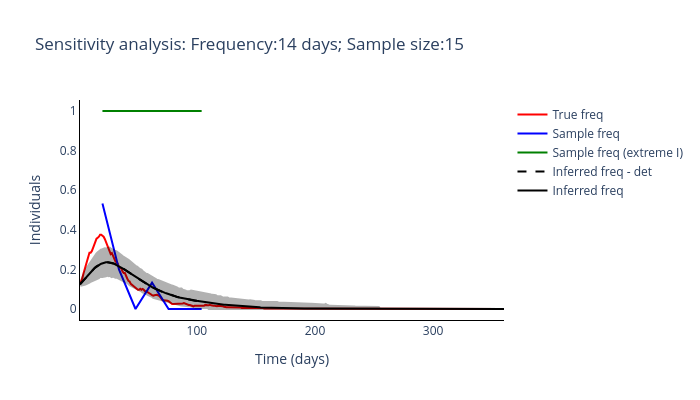
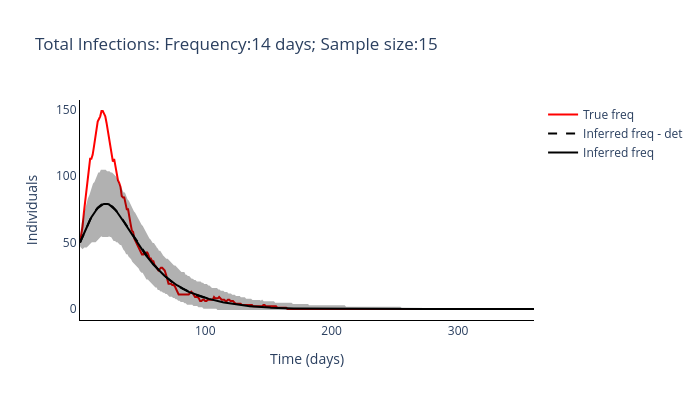

The notebook cell saved with these charts, in order:
### Markdown cell above
#### Run optimisation-based inference method for multiple sampling protcols

### Code cell
routine_run(freq_samplying_range[0], sample_size_range[0])

### Figure 1 — Plotly figure (JSON) as saved in the notebook; plotly's stock layout.template omitted (floating-point values rounded to 4 significant figures; data arrays with more than 128 entries replaced by an {"elided": "..."} marker saying what was removed)
{"data": [{"line": {"color": "red"}, "mode": "lines", "name": "True freq", "type": "scatter", "x": {"elided": "360 int values"}, "y": {"elided": "360 float values"}}, {"line": {"color": "blue"}, "mode": "lines", "name": "Sample freq", "type": "scatter", "x": [20, 34, 48, 62, 76, 90, 104], "y": [0.5333, 0.2, 0, 0.1333, 0, 0, 0]}, {"line": {"color": "green"}, "mode": "lines", "name": "Sample freq (extreme I)", "type": "scatter", "x": [20, 34, 48, 62, 76, 90, 104], "y": [1, 1, 1, 1, 1, 1, 1]}, {"line": {"color": "black", "dash": "dash"}, "mode": "lines", "name": "Inferred freq - det", "type": "scatter", "x": {"elided": "360 int values"}, "y": [0.125, 0.1319, 0.139, 0.1461, 0.1532, 0.1603, 0.1674, 0.1743, 0.1811, 0.1876, 0.1939, 0.1999, 0.2055, 0.2107, 0.2154, 0.2197, 0.2236, 0.2269, 0.2297, 0.232, 0.2338, 0.235, 0.2358, 0.2361, 0.236, 0.2354, 0.2345, 0.2331, 0.2313, 0.2292, 0.2267, 0.224, 0.221, 0.2178, 0.2144, 0.2109, 0.2073, 0.2036, 0.1998, 0.1959, 0.192, 0.188, 0.184, 0.18, 0.1759, 0.1717, 0.1675, 0.1632, 0.159, 0.1548, 0.1507, 0.1466, 0.1427, 0.1388, 0.1349, 0.1312, 0.1275, 0.124, 0.1205, 0.1172, 0.1139, 0.1107, 0.1076, 0.1046, 0.1017, 0.0988, 0.09604, 0.09335, 0.09075, 0.08822, 0.08578, 0.08341, 0.08112, 0.07891, 0.07677, 0.07469, 0.07269, 0.07075, 0.06887, 0.06706, 0.0653, 0.0636, 0.06195, 0.06035, 0.05879, 0.05728, 0.0558, 0.05434, 0.05292, 0.05154, 0.05019, 0.04888, 0.04761, 0.04639, 0.0452, 0.04406, 0.04295, 0.04188, 0.04085, 0.03984, 0.03886, 0.0379, 0.03695, 0.03602]}, {"line": {"color": "black"}, "mode": "lines", "name": "Inferred freq", "type": "scatter", "x": {"elided": "360 int values"}, "y": {"elided": "360 float values"}}, {"fill": "toself", "fillcolor": "black", "line": {"color": "black"}, "mode": "lines", "name": "Inferred freq", "opacity": 0.3, "showlegend": false, "type": "scatter", "x": {"elided": "720 int values"}, "y": {"elided": "720 float values"}}], "layout": {"height": 400, "plot_bgcolor": "white", "title": {"text": "Sensitivity analysis: Frequency:14 days; Sample size:15"}, "width": 700, "xaxis": {"linecolor": "black", "title": {"text": "Time (days)"}}, "yaxis": {"linecolor": "black", "title": {"text": "Individuals"}}}}

### Figure 2 — Plotly figure (JSON) as saved in the notebook; plotly's stock layout.template omitted (floating-point values rounded to 4 significant figures; data arrays with more than 128 entries replaced by an {"elided": "..."} marker saying what was removed)
{"data": [{"line": {"color": "red"}, "mode": "lines", "name": "True freq", "type": "scatter", "x": {"elided": "360 int values"}, "y": {"elided": "360 int values"}}, {"line": {"color": "black", "dash": "dash"}, "mode": "lines", "name": "Inferred freq - det", "type": "scatter", "x": {"elided": "360 int values"}, "y": [50, 52.28, 54.55, 56.79, 59.01, 61.17, 63.28, 65.3, 67.23, 69.05, 70.75, 72.32, 73.75, 75.02, 76.13, 77.09, 77.87, 78.49, 78.93, 79.21, 79.31, 79.26, 79.04, 78.68, 78.17, 77.52, 76.75, 75.85, 74.83, 73.71, 72.51, 71.24, 69.91, 68.54, 67.13, 65.7, 64.25, 62.78, 61.32, 59.84, 58.37, 56.9, 55.43, 53.96, 52.49, 51.01, 49.52, 48.02, 46.55, 45.11, 43.7, 42.32, 40.98, 39.66, 38.38, 37.14, 35.93, 34.75, 33.61, 32.5, 31.43, 30.39, 29.38, 28.4, 27.46, 26.54, 25.65, 24.79, 23.96, 23.15, 22.37, 21.62, 20.89, 20.19, 19.51, 18.86, 18.23, 17.62, 17.03, 16.46, 15.91, 15.38, 14.86, 14.36, 13.88, 13.41, 12.95, 12.51, 12.08, 11.67, 11.27, 10.88, 10.51, 10.15, 9.799, 9.461, 9.134, 8.817, 8.511, 8.214, 7.927, 7.648, 7.377, 7.114]}, {"line": {"color": "black"}, "mode": "lines", "name": "Inferred freq", "type": "scatter", "x": {"elided": "360 int values"}, "y": {"elided": "360 float values"}}, {"fill": "toself", "fillcolor": "black", "line": {"color": "black"}, "mode": "lines", "name": "Inferred freq", "opacity": 0.3, "showlegend": false, "type": "scatter", "x": {"elided": "720 int values"}, "y": {"elided": "720 float values"}}], "layout": {"height": 400, "plot_bgcolor": "white", "title": {"text": "Total Infections: Frequency:14 days; Sample size:15"}, "width": 700, "xaxis": {"linecolor": "black", "title": {"text": "Time (days)"}}, "yaxis": {"linecolor": "black", "title": {"text": "Individuals"}}}}
